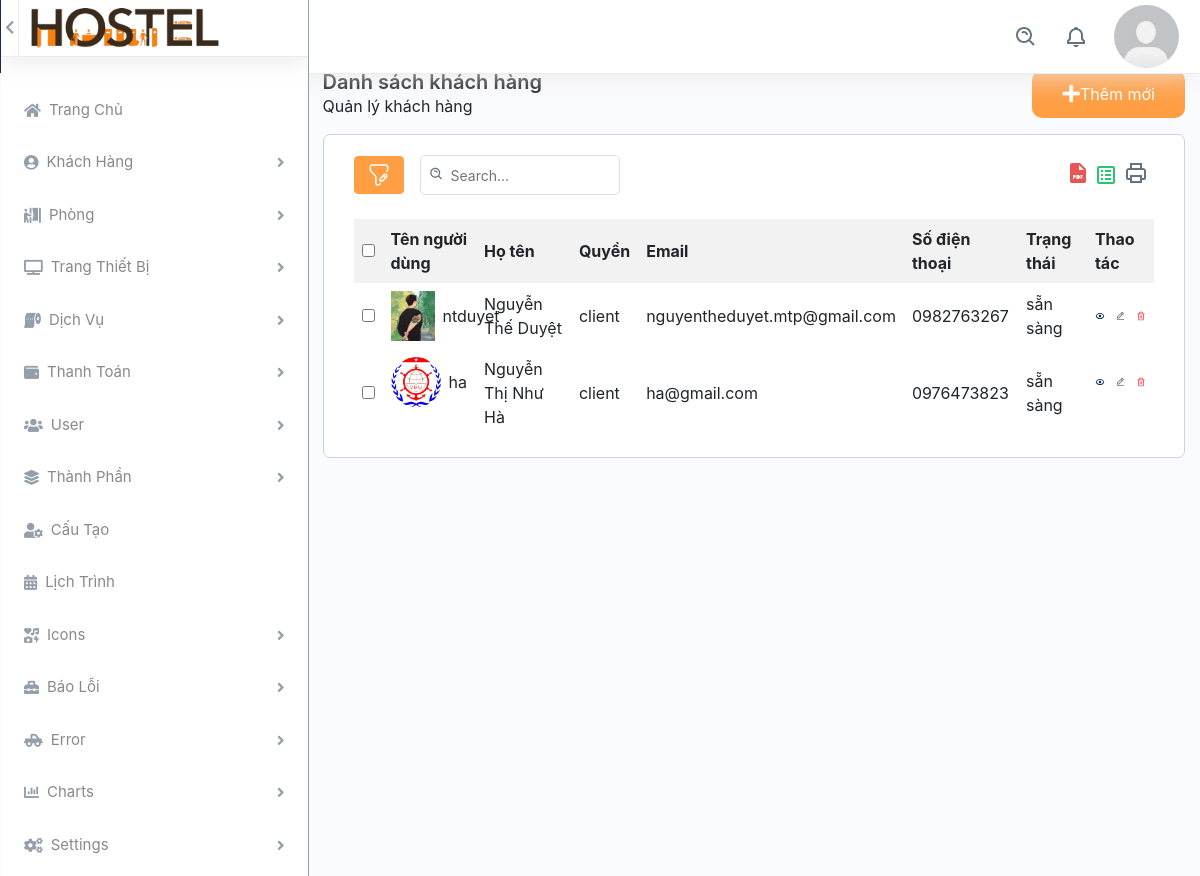
Page /back_end/list-sv.php (signed in) on the committed database.
### tables this page shows
CREATE TABLE `client` (
  `id_client` int(11) NOT NULL,
  `ma_sinh_vien` varchar(255) NOT NULL,
  `ten_nguoi_dung` varchar(255) NOT NULL,
  `ho_ten` text NOT NULL,
  `mat_khau` varchar(255) NOT NULL,
  `email` varchar(255) NOT NULL,
  `so_dien_thoai` varchar(20) NOT NULL,
  `trang_thai` varchar(50) DEFAULT 'sẵn sàng',
  `anh_dai_dien` varchar(255) DEFAULT 'Facebook-Avatar_3.png',
  `reset_token` varchar(255) DEFAULT NULL,
  `quyen` text NOT NULL DEFAULT 'client'
);

### config/database.php (called while the page is built, shortened)
<?php
class Database {
    private $host = servername;
    private $user = username;
    private $password = password;
    private $dbname = dbname;
    private $link;
    private function connectDB() {
        $this->link = new mysqli($this->host, $this->user, $this->password, $this->dbname);
    }
    public function select($query) {
        $result = $this->link->query($query) or die($this->link->error . __LINE__);
        if ($result->num_rows > 0) {
            return $result;
        } else {
            return false;
        }
    }
}
?>

### back_end/list-sv.php (the view, shortened to what this page needs)
<?php
if(empty($_SESSION['username'])){
    var_dump($_SESSION['username']);
    header("location: dang_nhap.html");
} else{ ?>
    <?php
    include 'header.php';
    include 'side-bar.php';
    ?>
        <div class="col-md-9">
            <div class="col-12 container-content">
                <div class="header-content pb-3">
                    <div class="title-content">
                        <h3 class="m-0 strong">Danh sách khách hàng</h3>
                        <div class="span">Quản lý khách hàng</div>
                    </div>
                    <a href="add-sv.php" class="button-add">
                        <i class="fas fa-plus"></i>
                        <span>Thêm mới</span>
                    </a>
                </div>
                <div class="content-add-room col-12">
                    <?php
                    include '../config/database.php';
                    ?>
                    <div class="table-top d-flex justify-content-between mb-4">
                        <div class="search-set d-flex align-items-center mr-2">
                            <div class="search-path mr-3">
                                <a class="btn btn-filter" id="filter_search">
                                    <img src="../assets/img/filter.svg" alt="img">
                                </a>
                            </div>
                            <div class="search-input">
                                <a class="btn btn-searchset"><img src="../assets/img/search-white.svg" alt="img"></a>
                                <div id="DataTables_Table_0_filter" class="dataTables_filter">
                                    <label>
                                        <input type="search" id="searchInput" class="form-control form-control-sm" placeholder="Search..." aria-controls="DataTables_Table_0">
                                    </label>
                                </div>
                            </div>
                        </div>
                        <div class="wordset d-flex align-items-center">
                            <ul class="d-flex">
                                <li class="mr-2">
                                    <a data-bs-toggle="tooltip" data-bs-placement="top" title="" data-bs-original-title="pdf" aria-label="pdf"><img src="../assets/img/pdf.svg" alt="img"></a>
                                </li>
                                <li class="mr-2">
                                    <a data-bs-toggle="tooltip" data-bs-placement="top" title="" data-bs-original-title="excel" aria-label="excel"><img src="../assets/img/excel.svg" alt="img"></a>
                                </li>
                                <li class="mr-2">
                                    <a data-bs-toggle="tooltip" data-bs-placement="top" title="" data-bs-original-title="print" aria-label="print"><img src="../assets/img/printer.svg" alt="img"></a>
                                </li>
                            </ul>
                        </div>
                    </div>
                    <div id="contents">
                        <?php
                        $db = new Database();
                        $sql = "SELECT * FROM client where quyen='client'";
                        $result = $db->select($sql);
                        ?>
                        <?php if ($result->num_rows > 0) { ?>
                            <table class="table-data">
                                <tr>
                                    <th>
                                        <input type="checkbox" name="check_all">
                                    </th>
                                    <th>Tên người dùng</th>
                                    <th>Họ tên</th>
                                    <th>Quyền</th>
                                    <th>Email</th>
                                    <th>Số điện thoại</th>
                                    <th>Trạng thái</th>
                                    <th>Thao tác</th>
                                </tr>
                                <?php while ($row = $result->fetch_assoc()) { ?>
                                    <tr>
                                        <td><input type="checkbox" name="check_daughter"></td>
                                        <td class="d-flex align-items-center"><img class="img-fluid img-responsive mr-2" height="10" width="10" src="../assets/img/<?php echo $row['anh_dai_dien']; ?>" alt="Dich vu ki tuc xa"> <?php echo $row['ten_nguoi_dung']; ?></td>
                                        <td><?php echo $row['ho_ten']; ?></td>
                                        <td><?php echo $row['quyen']; ?></td>
                                        <td><?php echo $row['email']; ?></td>
                                        <td><?php echo $row['so_dien_thoai']; ?></td>
                                        <td><?php echo $row['trang_thai']; ?></td>
                                        <td class="d-flex thao-tac">
                                            <a class="me-3" href="../back_end/process-thanhtoan-demo.php?id=<?php echo $row['id_client'];?>">
                                                <img src="../assets/img/eye.svg" alt="img" class="img-fluid">
                                            </a>
                                            <a class="me-3" href="edit-sv.php?id=<?php echo $row['id_client']; ?>">
                                                <img src="../assets/img/edit.svg" alt="img" class="img-fluid icon-edit">
                                            </a>
                                            <a class="confirm-text" href="delete-sv.php?id=<?php echo $row['id_client']; ?>">
                                                <img src="../assets/img/delete.svg" alt="img" class="img-fluid">
                                            </a>
                                        </td>
                                    </tr>
                                <?php } ?>
                            </table>
                        <?php } else {
                            echo "Không có dữ liệu.";
                        } ?>
                    </div>
                </div>
            </div>
        </div>
    </div>
    </body>
    </html>
<?php } ?>

### assets/css/duyet.css (style rules this page uses)
img { height: auto; width: 100%; }
body, html { height: 100%; margin: 0; background-color: #FAFBFE; }
i.fas, i.fab { display: flex; flex-direction: column; justify-content: center; font-size: 15px; color: #959FA9; }
.container-content { margin-top: 70px; position: relative; overflow-y: scroll; overflow: hidden; }
.button-add { display: flex; padding: 0 30px; border-radius: 10px; background-color: #FF9E43; color: white; }
.button-add i { display: flex; flex-direction: column; justify-content: center; font-size: 20px; color: white; }
.button-add span { display: flex; flex-direction: column; justify-content: center; }
.header-content { display: flex; justify-content: space-between; }
.table-data { width: 100%; border-collapse: collapse; }
.table-data th,.table-data td { padding: 8px; text-align: left; }
.table-data th { background-color: #f2f2f2; }
table.table-data img { width: 50px; height: 50px; }
a#filter_search { border: 1px solid #FF9E43; background: #FF9E43; }
div#DataTables_Table_0_filter input { background: transparent; height: 40px; border: 1px solid rgba(145, 158, 171, 0.32); width: 200px; border-radius: 5px ; padding: 0 15px 0 30px; }
div#DataTables_Table_0_filter { position: relative; height: 100%; }
a.btn.btn-searchset { padding: 2px; border-radius: 50px; position: absolute; top: 8px; left: 6px; z-index: 2; }
.search-input { position: relative; }
div#DataTables_Table_0_filter label { margin: 0; }
td.thao-tac .icon-edit { width: 16px; }
td.thao-tac img { width: 25px; }
.content-add-room { padding: 20px 30px; border: 1px solid #CED4D9; border-radius: 7px; background: #ffffff; }
.strong { font-weight: 600; font-size: 20px; }

### rows in the picture
client: anh_dai_dien (picture), ten_nguoi_dung "ntduyet", ho_ten "Nguyễn Thế Duyệt", quyen "client", email "nguyentheduyet.mtp@gmail.com", so_dien_thoai "0982763267", trang_thai "sẵn sàng"
client: anh_dai_dien (picture), ten_nguoi_dung "ha", ho_ten "Nguyễn Thị Như Hà", quyen "client", email "ha@gmail.com", so_dien_thoai "0976473823", trang_thai "sẵn sàng"
